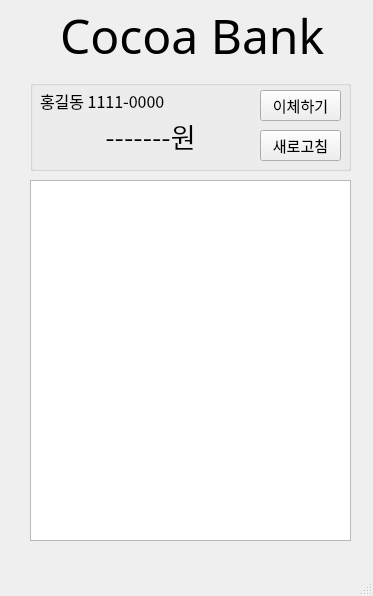
<?xml version="1.0" encoding="UTF-8"?>
<ui version="4.0">
 <class>MainWindow</class>
 <widget class="QMainWindow" name="MainWindow">
  <property name="geometry">
   <rect>
    <x>0</x>
    <y>0</y>
    <width>373</width>
    <height>596</height>
   </rect>
  </property>
  <property name="font">
   <font>
    <family>Malgun Gothic</family>
    <pointsize>11</pointsize>
   </font>
  </property>
  <property name="windowTitle">
   <string>Cocoa Bank</string>
  </property>
  <widget class="QWidget" name="centralwidget">
   <widget class="QLabel" name="label_title">
    <property name="geometry">
     <rect>
      <x>60</x>
      <y>10</y>
      <width>271</width>
      <height>51</height>
     </rect>
    </property>
    <property name="font">
     <font>
      <family>Malgun Gothic</family>
      <pointsize>36</pointsize>
     </font>
    </property>
    <property name="text">
     <string>Cocoa Bank</string>
    </property>
   </widget>
   <widget class="QListWidget" name="list_widget">
    <property name="geometry">
     <rect>
      <x>30</x>
      <y>180</y>
      <width>321</width>
      <height>361</height>
     </rect>
    </property>
   </widget>
   <widget class="QGroupBox" name="groupBox">
    <property name="geometry">
     <rect>
      <x>30</x>
      <y>80</y>
      <width>321</width>
      <height>91</height>
     </rect>
    </property>
    <property name="title">
     <string/>
    </property>
    <widget class="QLabel" name="label_info">
     <property name="geometry">
      <rect>
       <x>10</x>
       <y>0</y>
       <width>171</width>
       <height>41</height>
      </rect>
     </property>
     <property name="font">
      <font>
       <family>Malgun Gothic</family>
       <pointsize>12</pointsize>
      </font>
     </property>
     <property name="text">
      <string>홍길동 1111-0000</string>
     </property>
    </widget>
    <widget class="QLabel" name="label_balance">
     <property name="geometry">
      <rect>
       <x>20</x>
       <y>30</y>
       <width>201</width>
       <height>51</height>
      </rect>
     </property>
     <property name="font">
      <font>
       <family>Malgun Gothic</family>
       <pointsize>20</pointsize>
      </font>
     </property>
     <property name="text">
      <string>-------원</string>
     </property>
     <property name="alignment">
      <set>Qt::AlignCenter</set>
     </property>
    </widget>
    <widget class="QPushButton" name="btn_transfer">
     <property name="geometry">
      <rect>
       <x>230</x>
       <y>10</y>
       <width>81</width>
       <height>31</height>
      </rect>
     </property>
     <property name="text">
      <string>이체하기</string>
     </property>
    </widget>
    <widget class="QPushButton" name="btn_refresh">
     <property name="geometry">
      <rect>
       <x>230</x>
       <y>50</y>
       <width>81</width>
       <height>31</height>
      </rect>
     </property>
     <property name="text">
      <string>새로고침</string>
     </property>
    </widget>
   </widget>
  </widget>
  <widget class="QMenuBar" name="menubar">
   <property name="geometry">
    <rect>
     <x>0</x>
     <y>0</y>
     <width>373</width>
     <height>26</height>
    </rect>
   </property>
  </widget>
  <widget class="QStatusBar" name="statusbar"/>
 </widget>
 <resources/>
 <connections/>
</ui>
